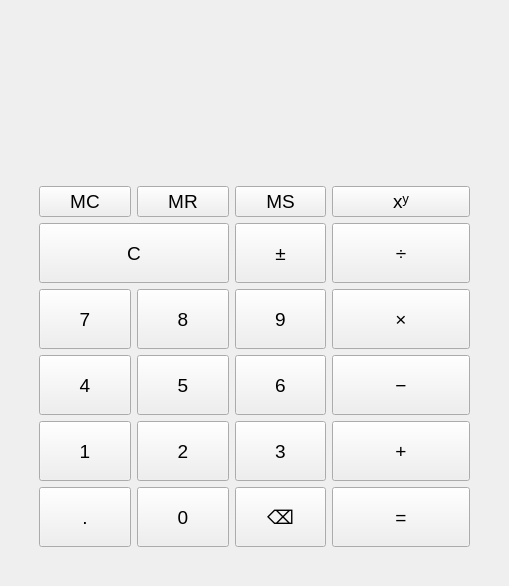
<?xml version="1.0" encoding="UTF-8"?>
<ui version="4.0">
 <class>MainWindow</class>
 <widget class="QMainWindow" name="MainWindow">
  <property name="geometry">
   <rect>
    <x>0</x>
    <y>0</y>
    <width>509</width>
    <height>586</height>
   </rect>
  </property>
  <property name="sizePolicy">
   <sizepolicy hsizetype="Preferred" vsizetype="Preferred">
    <horstretch>0</horstretch>
    <verstretch>0</verstretch>
   </sizepolicy>
  </property>
  <property name="font">
   <font>
    <pointsize>14</pointsize>
   </font>
  </property>
  <property name="windowTitle">
   <string>Калькулятор</string>
  </property>
  <property name="styleSheet">
   <string notr="true">MainWindow::MainWindow(QWidget *parent)
    : QMainWindow(parent)
    , ui(new Ui::MainWindow)
{
    ui-&gt;setupUi(this);

    // Тёмная тема (чёрный фон + белый/серый текст)
    setStyleSheet(R&quot;(
        QWidget {
            background-color: #121212;          /* очень тёмный фон */
            color: #e0e0e0;                     /* светлый текст */
            font-family: &quot;Segoe UI&quot;, sans-serif;
        }

        QPushButton {
            background-color: #1e1e1e;
            color: #ffffff;
            border: 1px solid #333333;
            border-radius: 8px;
            padding: 10px;
        }

        QPushButton:hover {
            background-color: #2d2d2d;
        }

        QPushButton:pressed {
            background-color: #3a3a3a;
        }

        QLineEdit, QLabel {
            background-color: #1e1e1e;
            color: #ffffff;
            border: 1px solid #444444;
            border-radius: 6px;
            padding: 6px;
        }

        /* Для дисплея результата (l_result) — можно сделать ещё темнее */
        #l_result {
            background-color: #0d0d0d;
            color: #00ff9f;                 /* зелёный цвет для результата */
            font-size: 28px;
            border: none;
        }

        #l_formula {
            color: #aaaaaa;
            font-size: 16px;
        }
    )&quot;);
}</string>
  </property>
  <widget class="QWidget" name="centralwidget">
   <layout class="QGridLayout" name="gridLayout_3">
    <item row="0" column="0">
     <layout class="QGridLayout" name="gridLayout_2" rowstretch="0,0,0" columnstretch="0" rowminimumheight="0,0,0">
      <property name="leftMargin">
       <number>15</number>
      </property>
      <property name="topMargin">
       <number>15</number>
      </property>
      <property name="rightMargin">
       <number>15</number>
      </property>
      <property name="bottomMargin">
       <number>15</number>
      </property>
      <item row="1" column="0">
       <layout class="QHBoxLayout" name="horizontalLayout">
        <property name="leftMargin">
         <number>15</number>
        </property>
        <property name="topMargin">
         <number>15</number>
        </property>
        <property name="rightMargin">
         <number>15</number>
        </property>
        <property name="bottomMargin">
         <number>15</number>
        </property>
        <item>
         <widget class="QLabel" name="l_memory">
          <property name="text">
           <string/>
          </property>
          <property name="alignment">
           <set>Qt::AlignmentFlag::AlignLeading|Qt::AlignmentFlag::AlignLeft|Qt::AlignmentFlag::AlignVCenter</set>
          </property>
         </widget>
        </item>
        <item>
         <widget class="QLabel" name="l_result">
          <property name="text">
           <string/>
          </property>
          <property name="alignment">
           <set>Qt::AlignmentFlag::AlignRight|Qt::AlignmentFlag::AlignTrailing|Qt::AlignmentFlag::AlignVCenter</set>
          </property>
         </widget>
        </item>
       </layout>
      </item>
      <item row="2" column="0">
       <layout class="QGridLayout" name="gridLayout" columnstretch="2,2,2,3" columnminimumwidth="0,0,0,0">
        <property name="leftMargin">
         <number>15</number>
        </property>
        <property name="topMargin">
         <number>15</number>
        </property>
        <property name="rightMargin">
         <number>15</number>
        </property>
        <property name="bottomMargin">
         <number>15</number>
        </property>
        <item row="0" column="0">
         <widget class="QPushButton" name="btn_mClear">
          <property name="text">
           <string>MC</string>
          </property>
         </widget>
        </item>
        <item row="0" column="1">
         <widget class="QPushButton" name="btn_mRecall">
          <property name="text">
           <string>MR</string>
          </property>
         </widget>
        </item>
        <item row="0" column="2">
         <widget class="QPushButton" name="btn_mStore">
          <property name="text">
           <string>MS</string>
          </property>
         </widget>
        </item>
        <item row="0" column="3">
         <widget class="QPushButton" name="btn_pow">
          <property name="text">
           <string>xʸ</string>
          </property>
         </widget>
        </item>
        <item row="1" column="0" colspan="2">
         <widget class="QPushButton" name="btn_clear">
          <property name="minimumSize">
           <size>
            <width>0</width>
            <height>60</height>
           </size>
          </property>
          <property name="text">
           <string>C</string>
          </property>
         </widget>
        </item>
        <item row="1" column="2">
         <widget class="QPushButton" name="btn_plus_minus">
          <property name="minimumSize">
           <size>
            <width>0</width>
            <height>60</height>
           </size>
          </property>
          <property name="text">
           <string>±</string>
          </property>
         </widget>
        </item>
        <item row="1" column="3">
         <widget class="QPushButton" name="btn_divide">
          <property name="minimumSize">
           <size>
            <width>0</width>
            <height>60</height>
           </size>
          </property>
          <property name="text">
           <string>÷</string>
          </property>
         </widget>
        </item>
        <item row="2" column="0">
         <widget class="QPushButton" name="btn_seven">
          <property name="minimumSize">
           <size>
            <width>0</width>
            <height>60</height>
           </size>
          </property>
          <property name="text">
           <string>7</string>
          </property>
         </widget>
        </item>
        <item row="2" column="1">
         <widget class="QPushButton" name="btn_eight">
          <property name="minimumSize">
           <size>
            <width>0</width>
            <height>60</height>
           </size>
          </property>
          <property name="text">
           <string>8</string>
          </property>
         </widget>
        </item>
        <item row="2" column="2">
         <widget class="QPushButton" name="btn_nine">
          <property name="minimumSize">
           <size>
            <width>0</width>
            <height>60</height>
           </size>
          </property>
          <property name="text">
           <string>9</string>
          </property>
         </widget>
        </item>
        <item row="2" column="3">
         <widget class="QPushButton" name="btn_multiply">
          <property name="minimumSize">
           <size>
            <width>0</width>
            <height>60</height>
           </size>
          </property>
          <property name="text">
           <string>×</string>
          </property>
         </widget>
        </item>
        <item row="3" column="0">
         <widget class="QPushButton" name="btn_four">
          <property name="minimumSize">
           <size>
            <width>0</width>
            <height>60</height>
           </size>
          </property>
          <property name="text">
           <string>4</string>
          </property>
         </widget>
        </item>
        <item row="3" column="1">
         <widget class="QPushButton" name="btn_five">
          <property name="minimumSize">
           <size>
            <width>0</width>
            <height>60</height>
           </size>
          </property>
          <property name="text">
           <string>5</string>
          </property>
         </widget>
        </item>
        <item row="3" column="2">
         <widget class="QPushButton" name="btn_six">
          <property name="minimumSize">
           <size>
            <width>0</width>
            <height>60</height>
           </size>
          </property>
          <property name="text">
           <string>6</string>
          </property>
         </widget>
        </item>
        <item row="3" column="3">
         <widget class="QPushButton" name="btn_minus">
          <property name="minimumSize">
           <size>
            <width>0</width>
            <height>60</height>
           </size>
          </property>
          <property name="text">
           <string>−</string>
          </property>
         </widget>
        </item>
        <item row="4" column="0">
         <widget class="QPushButton" name="btn_one">
          <property name="minimumSize">
           <size>
            <width>0</width>
            <height>60</height>
           </size>
          </property>
          <property name="text">
           <string>1</string>
          </property>
         </widget>
        </item>
        <item row="4" column="1">
         <widget class="QPushButton" name="btn_two">
          <property name="minimumSize">
           <size>
            <width>0</width>
            <height>60</height>
           </size>
          </property>
          <property name="text">
           <string>2</string>
          </property>
         </widget>
        </item>
        <item row="4" column="2">
         <widget class="QPushButton" name="btn_three">
          <property name="minimumSize">
           <size>
            <width>0</width>
            <height>60</height>
           </size>
          </property>
          <property name="text">
           <string>3</string>
          </property>
         </widget>
        </item>
        <item row="4" column="3">
         <widget class="QPushButton" name="btn_plus">
          <property name="minimumSize">
           <size>
            <width>0</width>
            <height>60</height>
           </size>
          </property>
          <property name="text">
           <string>+</string>
          </property>
         </widget>
        </item>
        <item row="5" column="0">
         <widget class="QPushButton" name="btn_point">
          <property name="minimumSize">
           <size>
            <width>0</width>
            <height>60</height>
           </size>
          </property>
          <property name="text">
           <string>.</string>
          </property>
         </widget>
        </item>
        <item row="5" column="1">
         <widget class="QPushButton" name="btn_zero">
          <property name="minimumSize">
           <size>
            <width>0</width>
            <height>60</height>
           </size>
          </property>
          <property name="text">
           <string>0</string>
          </property>
         </widget>
        </item>
        <item row="5" column="2">
         <widget class="QPushButton" name="btn_clear_last_number">
          <property name="minimumSize">
           <size>
            <width>0</width>
            <height>60</height>
           </size>
          </property>
          <property name="text">
           <string>⌫</string>
          </property>
         </widget>
        </item>
        <item row="5" column="3">
         <widget class="QPushButton" name="btn_equals">
          <property name="minimumSize">
           <size>
            <width>0</width>
            <height>60</height>
           </size>
          </property>
          <property name="text">
           <string>=</string>
          </property>
         </widget>
        </item>
       </layout>
      </item>
      <item row="0" column="0">
       <widget class="QLabel" name="l_formula">
        <property name="text">
         <string/>
        </property>
        <property name="alignment">
         <set>Qt::AlignmentFlag::AlignRight|Qt::AlignmentFlag::AlignTrailing|Qt::AlignmentFlag::AlignVCenter</set>
        </property>
        <property name="margin">
         <number>15</number>
        </property>
       </widget>
      </item>
     </layout>
    </item>
   </layout>
  </widget>
 </widget>
 <resources/>
 <connections/>
</ui>
